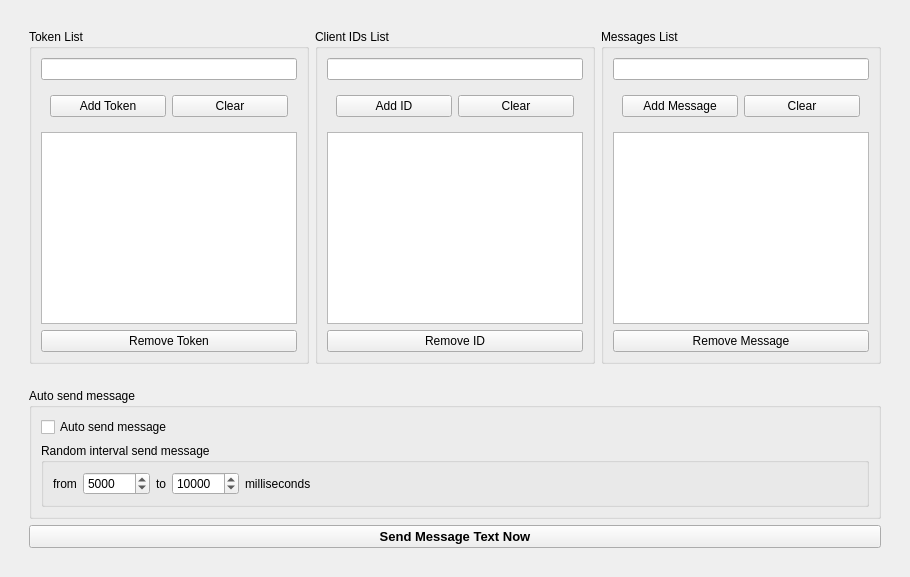
      <widget class="QWidget" name="tab">
       <attribute name="title">
        <string>Spammer</string>
       </attribute>
       <layout class="QHBoxLayout" name="horizontalLayout_7">
        <item>
         <widget class="QWidget" name="widget_11" native="true">
          <layout class="QVBoxLayout" name="verticalLayout_15">
           <item>
            <widget class="QWidget" name="widget_7" native="true">
             <layout class="QHBoxLayout" name="horizontalLayout_9">
              <item>
               <widget class="QGroupBox" name="groupBox_7">
                <property name="title">
                 <string>Token List</string>
                </property>
                <layout class="QVBoxLayout" name="verticalLayout_7">
                 <item>
                  <widget class="QLineEdit" name="lineEdit"/>
                 </item>
                 <item>
                  <widget class="QWidget" name="widget_5" native="true">
                   <layout class="QHBoxLayout" name="horizontalLayout_3">
                    <item>
                     <widget class="QPushButton" name="ButtonAddToken">
                      <property name="text">
                       <string>Add Token</string>
                      </property>
                     </widget>
                    </item>
                    <item>
                     <widget class="QPushButton" name="pushButton_8">
                      <property name="text">
                       <string>Clear</string>
                      </property>
                     </widget>
                    </item>
                   </layout>
                  </widget>
                 </item>
                 <item>
                  <widget class="QListWidget" name="listWidget"/>
                 </item>
                 <item>
                  <widget class="QPushButton" name="pushButton_5">
                   <property name="text">
                    <string>Remove Token</string>
                   </property>
                  </widget>
                 </item>
                </layout>
               </widget>
              </item>
              <item>
               <widget class="QGroupBox" name="groupBox_2">
                <property name="title">
                 <string>Client IDs List</string>
                </property>
                <layout class="QVBoxLayout" name="verticalLayout_2">
                 <item>
                  <widget class="QLineEdit" name="lineEdit_2">
                   <property name="readOnly">
                    <bool>false</bool>
                   </property>
                   <property name="clearButtonEnabled">
                    <bool>false</bool>
                   </property>
                  </widget>
                 </item>
                 <item>
                  <widget class="QWidget" name="widget_3" native="true">
                   <layout class="QHBoxLayout" name="horizontalLayout_4">
                    <item>
                     <widget class="QPushButton" name="pushButton">
                      <property name="text">
                       <string>Add ID</string>
                      </property>
                     </widget>
                    </item>
                    <item>
                     <widget class="QPushButton" name="pushButton_9">
                      <property name="text">
                       <string>Clear</string>
                      </property>
                     </widget>
                    </item>
                   </layout>
                  </widget>
                 </item>
                 <item>
                  <widget class="QListWidget" name="listWidget_3"/>
                 </item>
                 <item>
                  <widget class="QPushButton" name="pushButton_7">
                   <property name="text">
                    <string>Remove ID</string>
                   </property>
                  </widget>
                 </item>
                </layout>
               </widget>
              </item>
              <item>
               <widget class="QGroupBox" name="groupBox_4">
                <property name="title">
                 <string>Messages List</string>
                </property>
                <layout class="QVBoxLayout" name="verticalLayout_5">
                 <item>
                  <widget class="QLineEdit" name="lineEdit_3"/>
                 </item>
                 <item>
                  <widget class="QWidget" name="widget_4" native="true">
                   <layout class="QHBoxLayout" name="horizontalLayout_6">
                    <item>
                     <widget class="QPushButton" name="pushButton_2">
                      <property name="text">
                       <string>Add Message</string>
                      </property>
                     </widget>
                    </item>
                    <item>
                     <widget class="QPushButton" name="pushButton_10">
                      <property name="text">
                       <string>Clear</string>
                      </property>
                     </widget>
                    </item>
                   </layout>
                  </widget>
                 </item>
                 <item>
                  <widget class="QListWidget" name="listWidget_2"/>
                 </item>
                 <item>
                  <widget class="QPushButton" name="pushButton_6">
                   <property name="text">
                    <string>Remove Message</string>
                   </property>
                  </widget>
                 </item>
                </layout>
               </widget>
              </item>
             </layout>
            </widget>
           </item>
           <item>
            <widget class="QWidget" name="widget" native="true">
             <property name="tabletTracking">
              <bool>false</bool>
             </property>
             <property name="acceptDrops">
              <bool>false</bool>
             </property>
             <property name="statusTip">
              <string/>
             </property>
             <property name="whatsThis">
              <string/>
             </property>
             <layout class="QVBoxLayout" name="verticalLayout">
              <item>
               <widget class="QGroupBox" name="groupBox_5">
                <property name="title">
                 <string>Auto send message</string>
                </property>
                <layout class="QVBoxLayout" name="verticalLayout_6">
                 <item>
                  <widget class="QCheckBox" name="checkBox">
                   <property name="text">
                    <string>Auto send message</string>
                   </property>
                  </widget>
                 </item>
                 <item>
                  <widget class="QGroupBox" name="groupBox_6">
                   <property name="title">
                    <string>Random interval send message</string>
                   </property>
                   <layout class="QHBoxLayout" name="horizontalLayout_2">
                    <item>
                     <widget class="QLabel" name="label_4">
                      <property name="text">
                       <string>from</string>
                      </property>
                     </widget>
                    </item>
                    <item>
                     <widget class="QSpinBox" name="spinBox">
                      <property name="minimum">
                       <number>100</number>
                      </property>
                      <property name="maximum">
                       <number>30000000</number>
                      </property>
                      <property name="value">
                       <number>5000</number>
                      </property>
                     </widget>
                    </item>
                    <item>
                     <widget class="QLabel" name="label_5">
                      <property name="layoutDirection">
                       <enum>Qt::RightToLeft</enum>
                      </property>
                      <property name="text">
                       <string>to</string>
                      </property>
                     </widget>
                    </item>
                    <item>
                     <widget class="QSpinBox" name="spinBox_2">
                      <property name="minimum">
                       <number>105</number>
                      </property>
                      <property name="maximum">
                       <number>30000000</number>
                      </property>
                      <property name="value">
                       <number>10000</number>
                      </property>
                     </widget>
                    </item>
                    <item>
                     <widget class="QLabel" name="label_6">
                      <property name="font">
                       <font>
                        <strikeout>false</strikeout>
                       </font>
                      </property>
                      <property name="layoutDirection">
                       <enum>Qt::RightToLeft</enum>
                      </property>
                      <property name="text">
                       <string>milliseconds</string>
                      </property>
                      <property name="scaledContents">
                       <bool>false</bool>
                      </property>
                     </widget>
                    </item>
                    <item>
                     <spacer name="horizontalSpacer_3">
                      <property name="orientation">
                       <enum>Qt::Horizontal</enum>
                      </property>
                      <property name="sizeHint" stdset="0">
                       <size>
                        <width>40</width>
                        <height>20</height>
                       </size>
                      </property>
                     </spacer>
                    </item>
                   </layout>
                  </widget>
                 </item>
                </layout>
               </widget>
              </item>
              <item>
               <widget class="QPushButton" name="pushButton_3">
                <property name="font">
                 <font>
                  <pointsize>10</pointsize>
                  <weight>75</weight>
                  <italic>false</italic>
                  <bold>true</bold>
                  <underline>false</underline>
                 </font>
                </property>
                <property name="text">
                 <string>Send Message Text Now</string>
                </property>
                <property name="autoDefault">
                 <bool>false</bool>
                </property>
                <property name="default">
                 <bool>false</bool>
                </property>
                <property name="flat">
                 <bool>false</bool>
                </property>
               </widget>
              </item>
             </layout>
            </widget>
           </item>
          </layout>
         </widget>
        </item>
       </layout>
      </widget>
